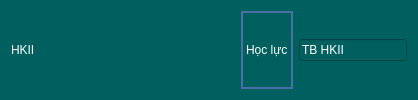
                     <widget class="QWidget" name="widget_23" native="true">
                      <property name="styleSheet">
                       <string notr="true">background-color: rgb(0, 96, 96);
color: rgb(255, 255, 255);</string>
                      </property>
                      <layout class="QHBoxLayout" name="horizontalLayout_15">
                       <item>
                        <widget class="QLabel" name="label_8">
                         <property name="styleSheet">
                          <string notr="true"/>
                         </property>
                         <property name="text">
                          <string>HKII</string>
                         </property>
                        </widget>
                       </item>
                       <item>
                        <spacer name="horizontalSpacer_17">
                         <property name="orientation">
                          <enum>Qt::Horizontal</enum>
                         </property>
                         <property name="sizeHint" stdset="0">
                          <size>
                           <width>40</width>
                           <height>20</height>
                          </size>
                         </property>
                        </spacer>
                       </item>
                       <item>
                        <spacer name="horizontalSpacer_18">
                         <property name="orientation">
                          <enum>Qt::Horizontal</enum>
                         </property>
                         <property name="sizeHint" stdset="0">
                          <size>
                           <width>40</width>
                           <height>20</height>
                          </size>
                         </property>
                        </spacer>
                       </item>
                       <item>
                        <spacer name="horizontalSpacer_19">
                         <property name="orientation">
                          <enum>Qt::Horizontal</enum>
                         </property>
                         <property name="sizeHint" stdset="0">
                          <size>
                           <width>40</width>
                           <height>20</height>
                          </size>
                         </property>
                        </spacer>
                       </item>
                       <item>
                        <spacer name="horizontalSpacer_20">
                         <property name="orientation">
                          <enum>Qt::Horizontal</enum>
                         </property>
                         <property name="sizeHint" stdset="0">
                          <size>
                           <width>40</width>
                           <height>20</height>
                          </size>
                         </property>
                        </spacer>
                       </item>
                       <item>
                        <spacer name="horizontalSpacer_21">
                         <property name="orientation">
                          <enum>Qt::Horizontal</enum>
                         </property>
                         <property name="sizeHint" stdset="0">
                          <size>
                           <width>40</width>
                           <height>20</height>
                          </size>
                         </property>
                        </spacer>
                       </item>
                       <item>
                        <widget class="QLabel" name="label_21">
                         <property name="styleSheet">
                          <string notr="true">border: 2px solid #4A6FA5;</string>
                         </property>
                         <property name="text">
                          <string>Học lực</string>
                         </property>
                        </widget>
                       </item>
                       <item>
                        <widget class="QLineEdit" name="lineEdit_86">
                         <property name="text">
                          <string>TB HKII</string>
                         </property>
                        </widget>
                       </item>
                      </layout>
                     </widget>
